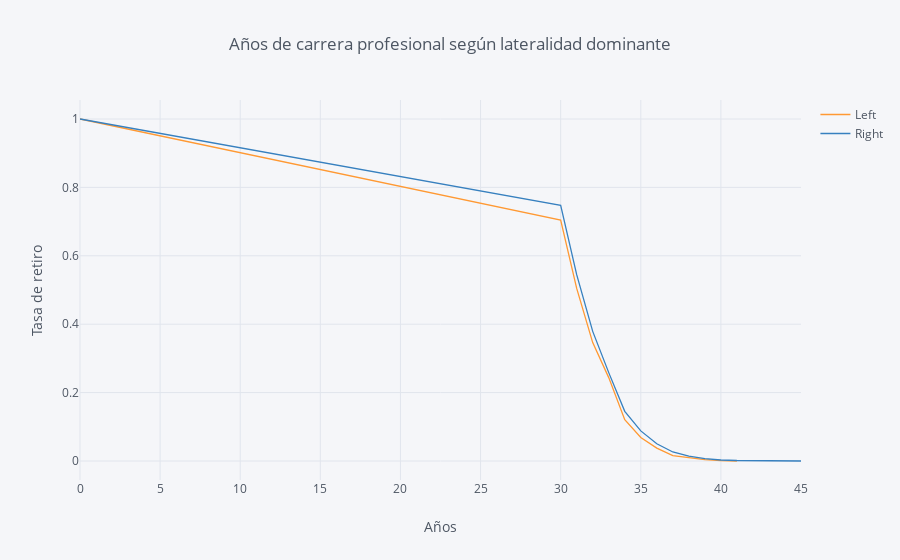

Notebook cell for this chart:
### Code cell
rates=survival(test, 'Preferred Foot', 'Age', 'Retirement')
rates.iplot(kind='line', xTitle='Años', 
            yTitle='Tasa de retiro', title='Años de carrera profesional según lateralidad dominante')

### Figure 1 — Plotly figure (JSON) as saved in the notebook; plotly's stock layout.template omitted (floating-point values rounded to 4 significant figures)
{"data": [{"line": {"color": "rgba(255, 153, 51, 1.0)", "dash": "solid", "shape": "linear", "width": 1.3}, "mode": "lines", "name": "Left", "text": "", "type": "scatter", "x": [0, 30, 31, 32, 33, 34, 35, 36, 37, 38, 39, 40, 41, 42, 44, 45], "y": [1, 0.7043, 0.5045, 0.3463, 0.2438, 0.1206, 0.06874, 0.03761, 0.01556, 0.01038, 0.003891, 0.001297, 0, "", "", ""]}, {"line": {"color": "rgba(55, 128, 191, 1.0)", "dash": "solid", "shape": "linear", "width": 1.3}, "mode": "lines", "name": "Right", "text": "", "type": "scatter", "x": [0, 30, 31, 32, 33, 34, 35, 36, 37, 38, 39, 40, 41, 42, 44, 45], "y": [1, 0.7474, 0.5447, 0.379, 0.2584, 0.1452, 0.08798, 0.05022, 0.02639, 0.0143, 0.006965, 0.002933, 0.001466, 0.0011, 0.0003666, 0]}], "layout": {"legend": {"bgcolor": "#F5F6F9", "font": {"color": "#4D5663"}}, "paper_bgcolor": "#F5F6F9", "plot_bgcolor": "#F5F6F9", "title": {"font": {"color": "#4D5663"}, "text": "Años de carrera profesional según lateralidad dominante"}, "xaxis": {"gridcolor": "#E1E5ED", "showgrid": true, "tickfont": {"color": "#4D5663"}, "title": {"font": {"color": "#4D5663"}, "text": "Años"}, "zerolinecolor": "#E1E5ED"}, "yaxis": {"gridcolor": "#E1E5ED", "showgrid": true, "tickfont": {"color": "#4D5663"}, "title": {"font": {"color": "#4D5663"}, "text": "Tasa de retiro"}, "zerolinecolor": "#E1E5ED"}}}
